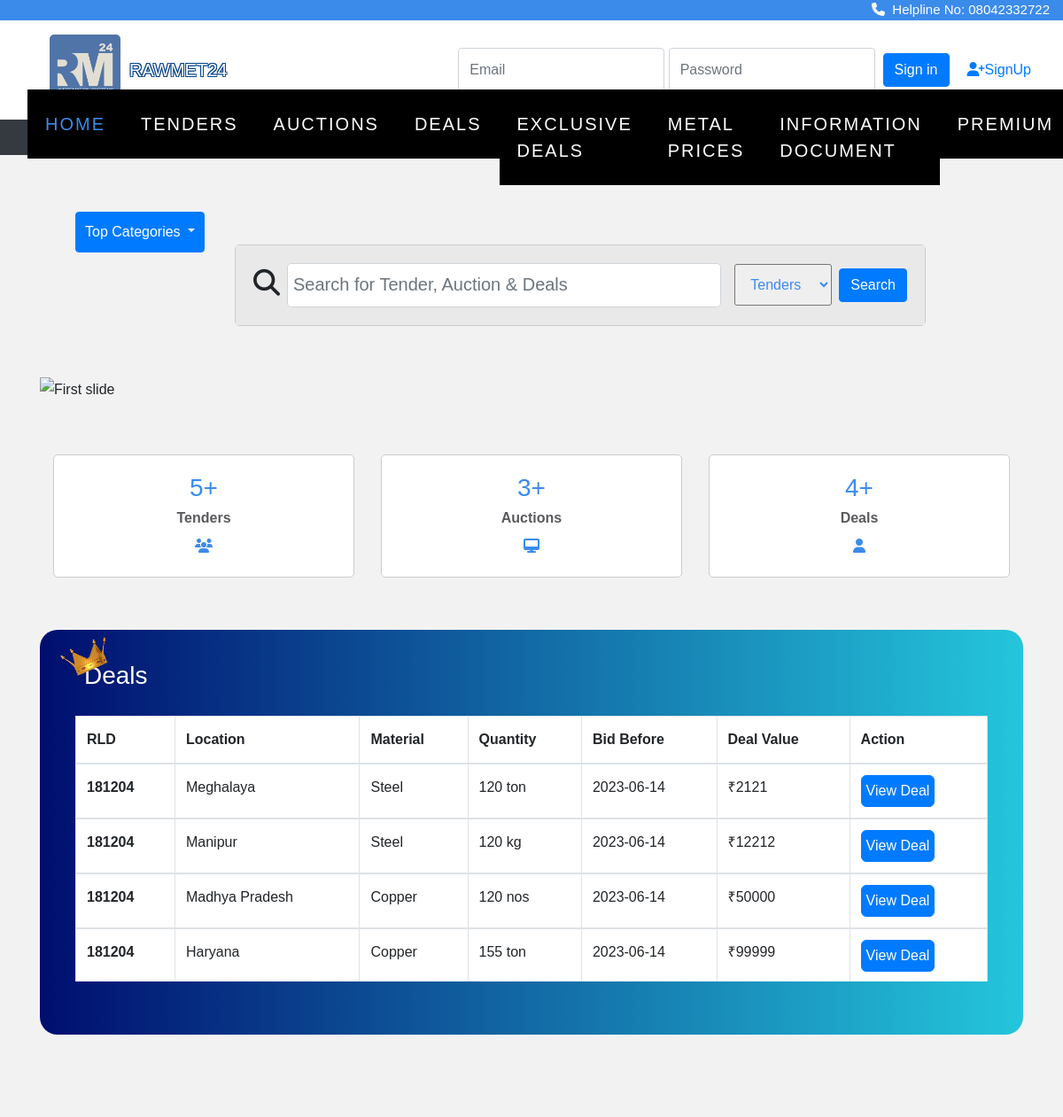
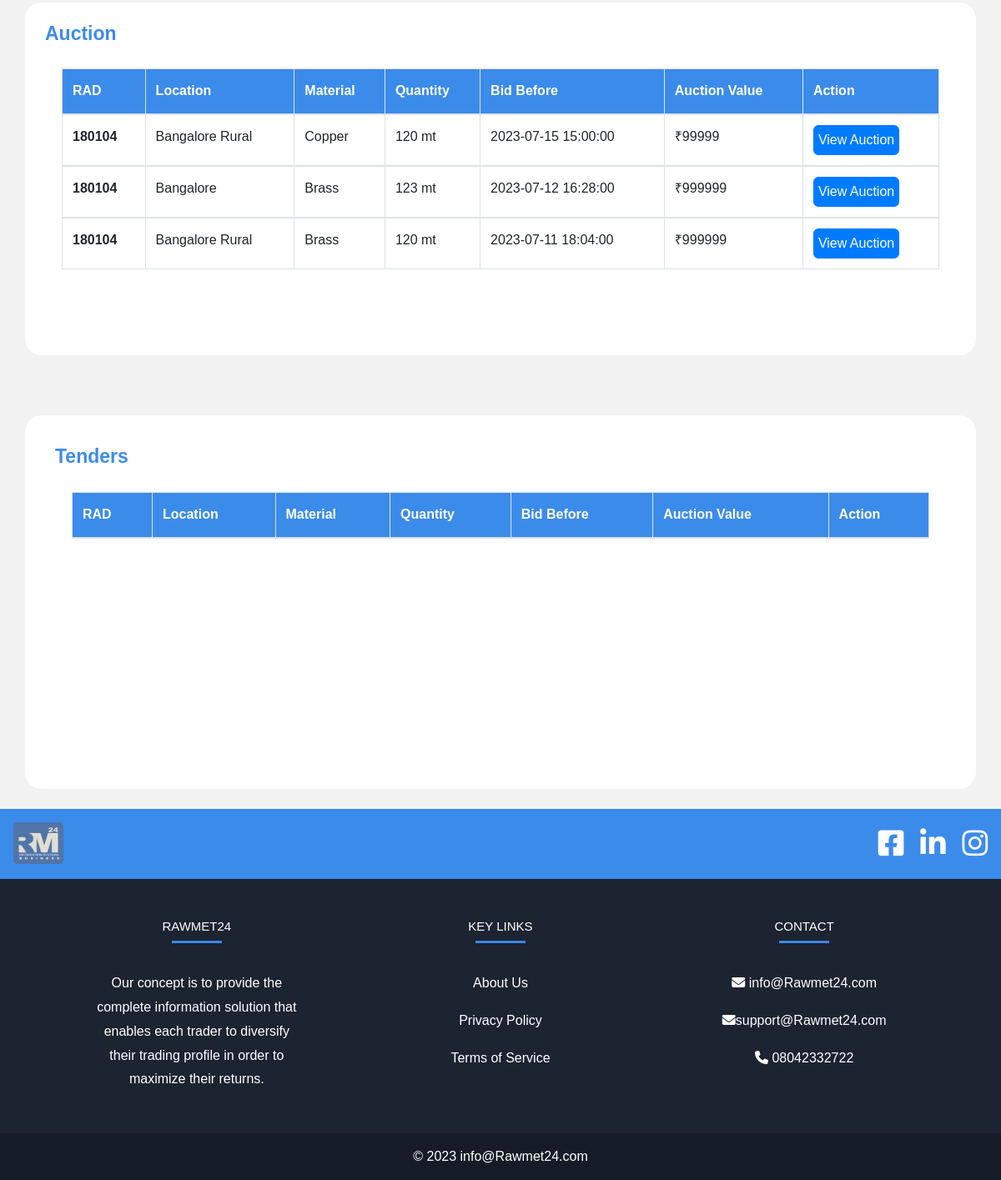
The page /tender/home.php on the database its author committed (2 pictures, top to bottom).
### tables this page shows
CREATE TABLE `deals` (
  `id` int(11) NOT NULL,
  `category` varchar(255) DEFAULT NULL,
  `infoId` varchar(255) DEFAULT NULL,
  `ir` varchar(255) DEFAULT NULL,
  `fe` varchar(255) DEFAULT NULL,
  `quantity` varchar(255) NOT NULL,
  `dealValue` varchar(255) NOT NULL,
  `dealDatetime` datetime DEFAULT NULL,
  `docCreatedby` varchar(255) DEFAULT NULL,
  `location` varchar(255) DEFAULT NULL,
  `industrialArea` varchar(255) DEFAULT NULL,
  `companyName` varchar(255) DEFAULT NULL,
  `contactPerson` varchar(255) DEFAULT NULL,
  `email` varchar(255) DEFAULT NULL,
  `address` varchar(255) DEFAULT NULL,
  `city` varchar(255) DEFAULT NULL,
  `state` varchar(255) DEFAULT NULL,
  `contactNumber` varchar(255) DEFAULT NULL,
  `whatsappNumber` varchar(255) DEFAULT NULL,
  `gstin` varchar(255) DEFAULT NULL,
  `orderType` varchar(255) DEFAULT NULL,
  `material` varchar(255) DEFAULT NULL,
  `matDesc` varchar(255) NOT NULL,
  `specification` varchar(255) DEFAULT NULL,
  `dor` datetime DEFAULT NULL,
  `expQuotation` int(25) DEFAULT NULL,
  `img` varchar(300) NOT NULL,
  `filenames` varchar(300) NOT NULL
);

CREATE TABLE `auction` (
  `id` int(11) NOT NULL,
  `category` varchar(255) DEFAULT NULL,
  `infoId` varchar(255) DEFAULT NULL,
  `ownership` varchar(255) DEFAULT NULL,
  `aucLocation` varchar(255) DEFAULT NULL,
  `sector` varchar(255) DEFAULT NULL,
  `aucNumber` varchar(255) DEFAULT NULL,
  `aucDescription` text DEFAULT NULL,
  `aucValue` varchar(255) NOT NULL,
  `aucSource` varchar(255) DEFAULT NULL,
  `material` varchar(255) DEFAULT NULL,
  `matDesc` varchar(255) DEFAULT NULL,
  `quantity` varchar(255) NOT NULL,
  `ePublishingDateTime` datetime DEFAULT NULL,
  `startDatetime` datetime DEFAULT NULL,
  `endDatetime` datetime DEFAULT NULL,
  `insStartdatetime` datetime DEFAULT NULL,
  `insEnddatetime` datetime DEFAULT NULL,
  `emdType` varchar(255) DEFAULT NULL,
  `emdAmt` decimal(10,2) DEFAULT NULL,
  `companyName` varchar(255) DEFAULT NULL,
  `location` varchar(255) DEFAULT NULL,
  `street` varchar(255) DEFAULT NULL,
  `city` varchar(255) DEFAULT NULL,
  `telephone` varchar(255) DEFAULT NULL,
  `email` varchar(255) DEFAULT NULL,
  `contactPerson` varchar(255) DEFAULT NULL,
  `img` varchar(300) NOT NULL,
  `file` varchar(300) NOT NULL
);

### tender/home.php (the view, shortened to what this page needs)
<?php
include "connect.php";
?>
<!doctype html>
<html lang="en">
<head>
  <link rel="stylesheet" href="https://cdn.jsdelivr.net/npm/bootstrap@4.0.0/dist/css/bootstrap.min.css"
>
  <link rel="stylesheet" href="https://stackpath.bootstrapcdn.com/font-awesome/4.7.0/css/font-awesome.min.css">
  <link rel="stylesheet" href="https://cdnjs.cloudflare.com/ajax/libs/font-awesome/4.7.0/css/font-awesome.min.css">
  <link rel="stylesheet" href="css/style.css">
  <link rel="stylesheet" href="css/_buttons.scss">
  <link rel="stylesheet" href="css/buttons.scss">
  <link rel="stylesheet" href="css/reboot.scss">
  <link rel="stylesheet" href="https://cdn.jsdelivr.net/npm/bootstrap@4.0.0/dist/css/bootstrap.min.css">
  <link rel="stylesheet" href="dropdown.css">
  <link rel="stylesheet" href="https://cdnjs.cloudflare.com/ajax/libs/font-awesome/6.4.0/css/all.min.css">
  <link href='https://unpkg.com/boxicons@2.1.4/css/boxicons.min.css' rel='stylesheet'>
  <link rel="stylesheet" href="https://cdnjs.cloudflare.com/ajax/libs/font-awesome/4.7.0/css/font-awesome.min.css">
  <link rel="stylesheet" type="text/css"
    href="https://stackpath.bootstrapcdn.com/bootstrap/4.4.1/css/bootstrap.min.css">
  <link rel="stylesheet" type="text/css"
    href="https://pixinvent.com/stack-responsive-bootstrap-4-admin-template/app-assets/css/bootstrap-extended.min.css">
  <link rel="stylesheet" type="text/css"
    href="https://pixinvent.com/stack-responsive-bootstrap-4-admin-template/app-assets/fonts/simple-line-icons/style.min.css">
</head>
<body>
  <div class="strip">
    <a href="#"><i class="fa-solid fa-phone"></i>&nbsp Helpline No: 08042332722</a>
  </div>
<section class="ftco-section" style="padding-top: 5px;">
<section
           class="d-flex justify-content-between p-3"
           style="background-color:white"
           >
    <div class="me-5">
      <img src="image/rawmetlogo.jpeg" width="80px" height="auto" style="border-radius: 5px; margin-left: 40px;">
    </div>&nbsp <p style=" position:absolute; margin-left:130px; margin-top: 25px;" class="tft desktop-view">RAWMET24</p>
    <?php
       if(!isset($_SESSION['buyer_name'])){
       ?>
         <form class="form-inline" action="verify.php" method="post">
           <input type="email" class="form-control" name="email" placeholder="Email" name="email">
           <input type="password" class="form-control" name="password" placeholder="Password" name="pswd">&nbsp&nbsp
           <br>
           <button class="btn btn-primary" type="submit">Sign in</button>
           <a href="signup.html" style="font-size: medium; padding: 20px; ">
             <i class="fa-solid fa-user-plus"></i>SignUp
           </a>
         </form>
<?php
} ?>
</section>
    <nav class="navbar navbar-expand-lg navbar-dark ftco_navbar bg-dark ftco-navbar-light" id="ftco-navbar">
      <div class="container-fluid">
        <div class="collapse navbar-collapse" id="ftco-nav">
          <ul class="navbar-nav m-auto">
            <li class="nav-item active"><a href="#" class="nav-link">Home</a></li>
            <li class="nav-item"><a href="tender.php" class="nav-link">Tenders</a></li>
            <li class="nav-item"><a href="auction.php" class="nav-link">Auctions</a></li>
            <li class="nav-item"><a href="deals.php" class="nav-link">Deals</a></li>
            <li class="nav-item"><a href="exclusivedeals.php" class="nav-link">Exclusive Deals</a></li>
            <li class="nav-item"><a href="metalsearch.php" class="nav-link">Metal Prices</a></li>
            <li class="nav-item"><a href="info_page.php" class="nav-link">Information Document</a></li>
            <li class="nav-item"><a href="price.html" class="nav-link">Premium</a></li>
          </ul>
        </div>
      </div>
    </nav>
  </section>
  <br>
  <section class="home">
    <div class="container" style="margin-top:40px;">
    <div class="dropdown " style="margin-bottom:-60px; margin-left:40px;">
  <button style="padding:10px;" class="btn btn-primary dropdown-toggle" type="button" id="dropdownMenuButton" data-toggle="dropdown" aria-haspopup="true" aria-expanded="false">
    Top Categories
  </button>
</div>
      <div class="row ">
        <div class="col-12 col-md-10 col-lg-8">
            <div class="card card-sm" style="margin-right:-80px; margin-left:30px">
              <div class="card-body row no-gutters align-items-center" style="background-color: #eae9e9;">
                <div class="col-auto">
                  <i class="fa fa-search" style="font-size: 30px; margin-right: 8px;"></i>
                </div>
                <div class="col">
                  <input class="form-control form-control-lg form-control-borderless" type="search" id="meterial"
                    placeholder="Search for Tender, Auction & Deals" style="padding:10px 0px 10px 6px; margin-right: 100px;">
                </div>
                <select name="sort" id="tender" style="padding:13px; margin-left: 15px; margin-right: 8px; border-radius:3px;"
                  placeholder="Search ">
                  <option value="tenders">Tenders</option>
                </select>
                <div class="col-auto">
                  <button class="btn btn-primary" onclick="myFunction()" type="submit">Search</button>
                </div>
              </div>
        </div>
      </div>
    </div>
    <br>
    <div id="carouselExampleSlidesOnly" class="carousel slide" data-ride="carousel">
      <div class="carousel-inner">
        <div class="carousel-item active">
          <img class="d-block w-100" src="https://sppp.assam.gov.in/img/enbanner4.e246bb3c.jpg" alt="First slide">
        </div>
      </div>
    </div>
    <br>
<br>
    <center style="color: #3b8beb;">
      <div class="container">
        <div class="row">
        <div class="col-md-4">
          <div class="card">
          <div class="card-body">
            <h1><span class="counter">
            <?php
                $sql = "select * from tenders";
                $result = mysqli_query($con, $sql);
                echo ($result->num_rows-1)."+";
            ?>
            </span></h1>
            <h5>Tenders</h5>
            <i class="fa fa-users "></i>
          </div></div></div>
          <div class="col-md-4">
          <div class="card">
          <div class="card-body">
            <h1><span class="counter"><?php
                $sql = "select * from auction";
                $result = mysqli_query($con, $sql);
                echo ($result->num_rows-1)."+";
            ?></span></h1>
            <h5>Auctions</h5>
            <i class="fa fa-desktop"></i>
          </div></div></div>
          <div class="col-md-4">
          <div class="card">
          <div class="card-body">
            <h1><span class="counter"><?php
                $sql = "select * from deals";
                $result = mysqli_query($con, $sql);
                echo ($result->num_rows-1)."+";
            ?></span></h1>
            <h5>Deals</h5>
            <i class="fa fa-user"></i>
          </div>
        </div>
      </div></div></div>
    </center>
    <br>
<div class="container" style="padding: 5px 20px 40px 20px; border-color: #000000; border-radius: 20px; color: #333131; background-color: #ffffff; background-image: linear-gradient(to right,#000E6F, #24C6DC);"><img class="imgg" src="image/crown.png" width="80px;">
  <h1 class="GFG" style="color: #fff; font-family: 'Montserrat', sans-serif; margin-left:30px;">Deals</h1>
  <div class="card-body">
    <article class="scroller">
                                    <table class="table table-bordered " style="background-color:#fff;">
  <thead >
    <tr>
      <th scope="col">RLD</th>
      <th scope="col">Location</th>
      <th scope="col">Material</th>
      <th scope="col">Quantity</th>
      <th scope="col">Bid Before</th>
      <th scope="col">Deal Value</th>
      <th scope="col">Action</th>
    </tr>
  </thead>
  <?php
      $sql = "SELECT * FROM deals";
                            $result = mysqli_query($con, $sql);
                            if (mysqli_num_rows($result) > 0) {
                                foreach ($result as $row):
                                  ?>
  <tbody>
    <tr >
      <th scope="row">181204</th>
      <td><?php echo $row['location']; ?></td>
      <td><?php echo $row['material']; ?></td>
      <td><?php echo $row['quantity']; ?></td>
      <td>2023-06-14</td>
      <td>₹<?php echo $row['dealValue']; ?></td>
      <td><a href="deal_page.php?g=<?php echo $row['id']; ?>">
                       <button style="padding:5px; border-radius: 6px;font-size: 100%; " class="btn btn-primary" type="submit">View Deal</button>
                    </a></td>
    </tr>
    <?php
              endforeach;
           }
      ?>
  </tbody>
</table>
      </article>
    </div></div></div>
<br>
</div><br><br><br>
<div class="container desktop-view" style="padding: 2%; border-color: #000000; border-radius: 20px; color: #333131; background-color: #ffffff;">
  <h2 class="GFG" style="color: #3b8beb; font-family: 'Montserrat', sans-serif;">Auction</h2>
  <div class="card-body ">
  <article class="scroller">
      <table class="table table-bordered " style="background-color:#fff;">
<thead style="background-color:#3b8beb; color:#fff;">
<tr>
<th scope="col">RAD</th>
<th scope="col">Location</th>
<th scope="col">Material</th>
<th scope="col">Quantity</th>
<th scope="col">Bid Before</th>
<th scope="col">Auction Value</th>
<th scope="col">Action</th>
</tr>
</thead>
<?php
      $sql = "select * from auction";
      $result = mysqli_query($con, $sql);
      if ($result) {
        while ($row = mysqli_fetch_assoc($result)) {
            $endDatetime = new DateTime($row['endDatetime']);
            $currentDate = new DateTime();
            $status = ($currentDate > $endDatetime) ? " ago" : " to go";
                                  if ($status == " ago") {
                                    continue;
                                  }
            ?>
<tbody>
<tr >
<th scope="row">180104</th>
<td><?php echo $row['location']; ?></td>
<td><?php echo $row['material']; ?></td>
<td><?php echo $row['quantity']; ?></td>
<td><?php echo $row['endDatetime']; ?></td>
<td> ₹<?php echo $row['aucValue']; ?></td>
<td><a href="auction_page.php?g=<?php echo $row['id']; ?>">
<button style="padding:5px; border-radius: 6px;font-size: 100%; " class="btn btn-primary" type="submit">View Auction</button>
</a></td>
</tr>
<?php
        }
           }
      ?>
</tbody>
</table>
</article>
</div></div></div>
<br>
<br><br>
 <div class="container" style="padding: 3%; border-color: #000000; border-radius: 20px; color: #333131; background-color: #ffffff;">
  <h2 class="GFG" style="color: #3b8beb; font-family: 'Montserrat', sans-serif;">Tenders</h2>
  <div class="card-body">
  <article class="scroller">
      <table class="table table-bordered " style="background-color:#fff;">
<thead style="background-color:#3b8beb; color:#fff;">
<tr>
<th scope="col">RAD</th>
<th scope="col">Location</th>
<th scope="col">Material</th>
<th scope="col">Quantity</th>
<th scope="col">Bid Before</th>
<th scope="col">Auction Value</th>
<th scope="col">Action</th>
</tr>
</thead>
</table>
</article>
</div></div></div>
<br>
<footer class="text-center text-lg-start text-white" style="background-color: #1c2331">
  <section class="d-flex justify-content-between p-3" style="background-color:#3b8beb">
    <div class="me-5">
      <img src="image/rawmetlogo.jpeg" width="60px" height="50px" style="border-radius: 5px;">
    </div>
    <div class="icon" style="font-size: 35px; padding-right: 0px;word-spacing: 10px;">
      <a href="https://www.facebook.com/profile.php?id=100089553145382" class="text-white me-4">
        <i class="fa-brands fa-square-facebook"></i>
      </a>
      <a href="https://www.linkedin.com/company/shopemet/" class="text-white me-4">
        <i class="fa-brands fa-linkedin"></i>
      </a>
      <a href="https://www.instagram.com/shopemet/" class="text-white me-4">
        <i class="fa-brands fa-instagram"></i>
      </a>
    </div>
  </section>
  <section class="">
    <div class="container text-center text-md-start mt-5">
      <div class="row mt-3">
        <div class="col-md-3 col-lg-4 col-xl-3 mx-auto mb-4">
          <h6 class="text-uppercase fw-bold" style="color: #fff;">Rawmet24</h6>
          <hr class="mb-4 mt-0 d-inline-block mx-auto" style="width: 60px; background-color: #3b8beb; height: 2px" />
          <p>
            Our concept is to provide the complete information solution that enables each trader to
            diversify their trading profile in order to maximize their returns.
          </p>
        </div>
        <div class="col-md-2 col-lg-2 col-xl-2 mx-auto mb-4">
          <h6 class="text-uppercase fw-bold" style="color: #fff;">Key links</h6>
          <hr class="mb-4 mt-0 d-inline-block mx-auto" style="width: 60px; background-color: #3b8beb; height: 2px" />
          <p>
            <a href="aboutus.php" class="text-white">About Us</a>
          </p>
          <p>
            <a href="policy.php" class="text-white">Privacy Policy</a>
          </p>
          <p>
            <a href="terms_of_service.php" class="text-white">Terms of Service</a>
          </p>
        </div>
        <div class="col-md-4 col-lg-3 col-xl-3 mx-auto mb-md-0 mb-4">
          <h6 class="text-uppercase fw-bold" style="color: #fff;">Contact</h6>
          <hr class="mb-4 mt-0 d-inline-block mx-auto" style="width: 60px; background-color: #3b8beb; height: 2px" />
          <p><i class="fa fa-envelope" aria-hidden="true"></i> info@Rawmet24.com
          </p>
          <p><i class="fa fa-envelope" aria-hidden="true"></i>support@Rawmet24.com
          </p>
          <p><i class="fa fa-phone" aria-hidden="true"></i> 08042332722</p>
        </div>
      </div>
    </div>
  </section>
  <div class="text-center p-3" style="background-color: rgba(0, 0, 0, 0.2)">
    © 2023
    <a class="text-white" href="https://mdbootstrap.com/">info@Rawmet24.com</a>
  </div>
</footer>
</body>
</html>

### rows shown on the page
deals: location "Meghalaya", material "Steel", quantity "120 ton", dealValue "2121"
deals: location "Manipur", material "Steel", quantity "120 kg", dealValue "12212"
deals: location "Madhya Pradesh", material "Copper", quantity "120 nos", dealValue "50000"
deals: location "Haryana", material "Copper", quantity "155 ton", dealValue "99999"
auction: location "Bangalore Rural", material "Copper", quantity "120 mt", endDatetime "2023-07-15 15:00:00", aucValue "99999"
auction: location "Bangalore", material "Brass", quantity "123 mt", endDatetime "2023-07-12 16:28:00", aucValue "999999"
auction: location "Bangalore Rural", material "Brass", quantity "120 mt", endDatetime "2023-07-11 18:04:00", aucValue "999999"

### other values the page prints
$result->num_rows-1 "5"
$result->num_rows-1 "3"
$result->num_rows-1 "4"
